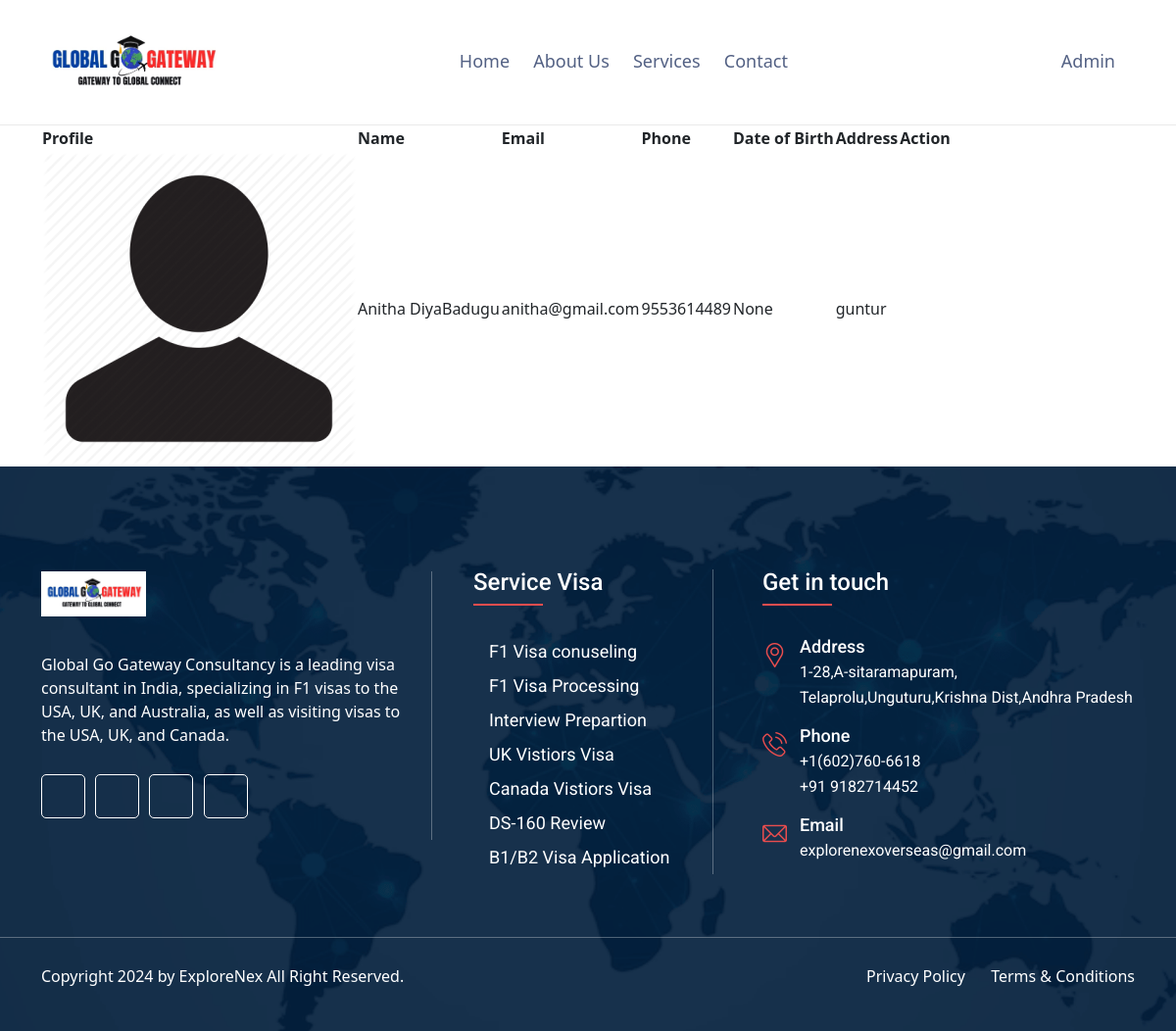
/view_staff_customers/7/ (signed in), run on the app's committed database.
### app/models.py (models this page shows, shortened)
class Users(AbstractBaseUser, PermissionsMixin):
    email = models.EmailField(unique=True)
    username = models.CharField(max_length=100, unique=True)
    phone = models.CharField(max_length=20, unique=True)
    first_name = models.CharField(max_length=100, blank=True, null=True)
    last_name = models.CharField(max_length=100, blank=True, null=True)
    date_of_birth = models.DateField(blank=True, null=True)
    profile_image = models.ImageField(upload_to='profile_images/', blank=True, null=True)
    referal_code  = models.CharField(max_length=100,blank=True, null=True)
    pincode = models.IntegerField(blank=True, null=True)
    address = models.TextField(blank=True, null=True)
    videos_show = models.BooleanField(default=True)
    created_at = models.DateTimeField(auto_now_add=True)
    updated_at = models.DateTimeField(auto_now=True)
    VISIBLE = True
    HIDDEN = False
    VISIBILITY_CHOICES = [
        (VISIBLE, 'Visible'),
        (HIDDEN, 'Hidden'),
    ]
    videos_show = models.BooleanField(choices=VISIBILITY_CHOICES, default=VISIBLE)
    is_active = models.BooleanField(default=True)
    is_staff = models.BooleanField(default=False)
    USERNAME_FIELD = 'email'
    REQUIRED_FIELDS = ['username', 'phone']
    objects = UserManager()
    role = models.CharField(choices=user_roles,max_length=100,null=True,blank=True,default='admin')

### app/views.py (the view)
# urls.py: path('view_staff_customers/<int:staff_id>/',view_staff_customers, name="view_staff_customers"),
@login_required
def view_staff_customers(request, staff_id):
    context = {}
    try:
        context['staff_customer'] = Users.objects.filter(id=staff_id)
        return render(request, 'uifiles/view_staf_customers.html',context)
    except template.TemplateDoesNotExist:
        html_template = loader.get_template('uifiles/page-404.html')
        return HttpResponse(html_template.render(context, request))
    except:
        html_template = loader.get_template('uifiles/page-500.html')
        return HttpResponse(html_template.render(context, request))

### templates/uifiles/view_staf_customers.html (shortened to what this page needs)
{% extends 'uifiles/base.html' %}
{% load static %}
{% block content %}
        <div class="signup-area page-padding">
            <div class="container">
                <div class="row">
                    <div class=" col-md-12 col-sm-12 col-xs-12">
                        <table id="customers_id" class="display">
                            <thead>
                                <tr>
                                    <th>Profile</th>
                                    <th>Name</th>
                                    <th>Email</th>
                                    <th>Phone</th>
                                    <th>Date of Birth</th>
                                    <th>Address</th>
                                    <th>Action</th>
                                </tr>
                            </thead>
                            <tbody>
                                {% for item in  staff_customer%}
                                <tr>
                                    <td class="table-img float-left"> <img src="{{ item.profile_image.url }}" alt=""></td>
                                    <td>{{ item.first_name}}{{ item.last_name}}</td>
                                    <td>{{ item.email}}</td>
                                    <td>{{ item.phone}}</td>
                                    <td>{{ item.date_of_birth}}</td>
                                    <td>{{ item.address}}</td>
                                    <td> <i class="fas fa fa-trash"></i>
                                         </td>
                                </tr>
                                {% endfor %}
                            </tbody>
                        </table>
                    </div>
                </div>
             </div>
        </div>
{% endblock %}

### templates/uifiles/base.html (shortened to what this page needs)
{% load static %}
<!DOCTYPE html>
<html class="no-js" lang="en">
    <head>
        <link rel="stylesheet" href="{% static 'assets/css/bootstrap.css' %}">
        <link rel="stylesheet" href="{% static 'assets/css/animate.css' %}">
        <link rel="stylesheet" href="{% static 'assets/css/fontawesome-all.css' %}">
        <link rel="stylesheet" href="{% static 'assets/css/flaticon.css' %}">
        <link rel="stylesheet" href="{% static 'assets/css/owl.theme.default.min.css' %}">
        <link rel="stylesheet" href="{% static 'assets/css/owl.carousel.min.css' %}">
        <link rel="stylesheet" href="{% static 'assets/css/lightcase.css' %}">
        <link rel="stylesheet" href="{% static 'assets/css/nice-select.css' %}">
        <link rel="stylesheet" href="{% static 'assets/css/main.css' %}">
        <link rel="stylesheet" href="{% static 'assets/css/stepform.css' %}">
        <link rel="stylesheet" href="{% static 'assets/css/model.css' %}">
        <link rel="stylesheet" type="text/css" href="https://cdn.datatables.net/2.0.3/css/dataTables.bootstrap5.css">
        <link rel="stylesheet" type="text/css" href="https://cdnjs.cloudflare.com/ajax/libs/twitter-bootstrap/5.3.0/css/bootstrap.min.css">
        <link rel="stylesheet" type="text/css" href="https://cdn.datatables.net/buttons/2.2.2/css/buttons.dataTables.min.css">
    </head>
    <body>
        <header class="header03 isSticky">
            <div class="container">
                <div class="row">
                    <div class="col-lg-12">
                        <div class="header01Inner">
                            <div class="logo01" >
                                <a href="index.html">
                                    <img src="{% static 'assets/images/bg/logo.gif' %}" style="height: 80px;" alt="ImmiPress"/>
                                </a>
                            </div>
                            <div>
                                <nav class="mainMenu">
                                    <ul class="sub-menu">
                                        <li><a href="/">Home</a></li>
                                        <li><a href="/about/">About Us</a></li>
                                        <li><a href="/services/">Services</a></li>
                                        <li><a href="/contactus/">Contact</a></li>
                                    </ul>
                                </nav>
                            </div>
                            <div>
                                <nav class="mainMenu">
                                    <ul class="sub-menu">
                                        <li class="">
                                            {% if request.user.is_authenticated %}
                                            <a href=""><i class="fas fa-brands fa-user"></i>&nbsp;{{ request.user.username }}</a>
                                            {% else %}
                                            <a href="/login/" style="font-weight: 400; font-size: medium;"><i class="fas fa-brands fa-user">&nbsp;Login</i></a>
                                            {% endif %}
                                        </li>
                                    </ul>
                                </nav>
                            </div>
                        </div>
                    </div>
                </div>
            </div>
        </header>
        {% block content %}
        {% endblock %}
        <footer class="footer_02"  style="background-image:url(../../static/assets/images/bg/login-bg.png);">
            <div class="container">
                <div class="row">
                    <div class="col-lg-4 col-md-5">
                        <aside class="aboutWidget">
                            <a href="index.html"><img src="{% static 'assets/images/bg/logo.gif' %}" alt="ImmiPress"/></a>
                           <p>Global Go Gateway Consultancy is a leading visa consultant in India, specializing in F1 visas to the USA, UK, and Australia, as well as visiting visas to the USA, UK, and Canada.</p>
                            <div class="abSocial">
                                <a href="javascript:void(0);"><i class="fa-brands fa-facebook-f"></i></a>
                                <a href="javascript:void(0);"><i class="fa-brands fa-twitter"></i></a>
                                <a href="javascript:void(0);"><i class="fa-brands fa-instagram"></i></a>
                                <a href="javascript:void(0);"><i class="fa-brands fa-dribbble"></i></a>
                            </div>
                        </aside>
                    </div>
                    <div class="col-lg-4 col-md-7">
                        <aside class="widget serviceMenu">
                            <h3 class="widgetTitle">Service Visa</h3>
                            <ul class="menu">
                                <li><a href="/services/">F1 Visa conuseling</a></li>
                                <li><a href="/services/">F1 Visa Processing</a></li>
                                <li><a href="/services/">Interview Prepartion</a></li>
                                <li><a href="/services/">UK Vistiors Visa</a></li>
                                <li><a href="/services/">Canada Vistiors Visa</a></li>
                                <li><a href="/services/">DS-160 Review</a></li>
                                <li><a href="/services/">B1/B2 Visa Application </a></li>
                            </ul>
                        </aside>
                    </div>
                    <div class="col-lg-4 col-md-6">
                        <aside class="contactWidget">
                            <h3 class="widgetTitle">Get in touch</h3>
                            <div class="iconBox01">
                                <div class="ibBox"><i class="flaticon-placeholder"></i></div>
                                <h3 class="ibTitle">Address</h3>
                                <p>1-28,A-sitaramapuram,<br>Telaprolu,Unguturu,Krishna Dist,Andhra Pradesh</p>
                            </div>
                            <div class="iconBox01">
                                <div class="ibBox"><i class="flaticon-phone-call"></i></div>
                                <h3 class="ibTitle">Phone</h3>
                                <p>+1(602)760-6618<br>+91 9182714452</p>
                            </div>
                            <div class="iconBox01">
                                <div class="ibBox"><i class="flaticon-email-1"></i></div>
                                <h3 class="ibTitle">Email</h3>
                                <p>explorenexoverseas@gmail.com</p>
                            </div>
                        </aside>
                    </div>
                </div>
            </div>
            <div class="container-fluid">
                <div class="row">
                    <div class="col-lg-12"><div class="brhr"></div></div>
                </div>
            </div>
            <div class="container">
                <div class="row">
                    <div class="col-md-6">
                        <p class="copyright">Copyright 2024 by ExploreNex All Right Reserved.</p>
                    </div>
                    <div class="col-md-6">
                        <div class="crMenu">
                            <ul class="menu">
                                <li><a href="javascript:void(0);">Privacy Policy</a></li>
                                <li><a href="javascript:void(0);">Terms & Conditions</a></li>
                            </ul>
                        </div>
                    </div>
                </div>
            </div>
        </footer>
    </body>
</html>

### data on the page
Users: user.username "Admin"
Users: profile_image (placeholder picture), first_name "Anitha Diya", last_name "Badugu", email "anitha@gmail.com", phone "9553614489", date_of_birth "None", address "guntur"
